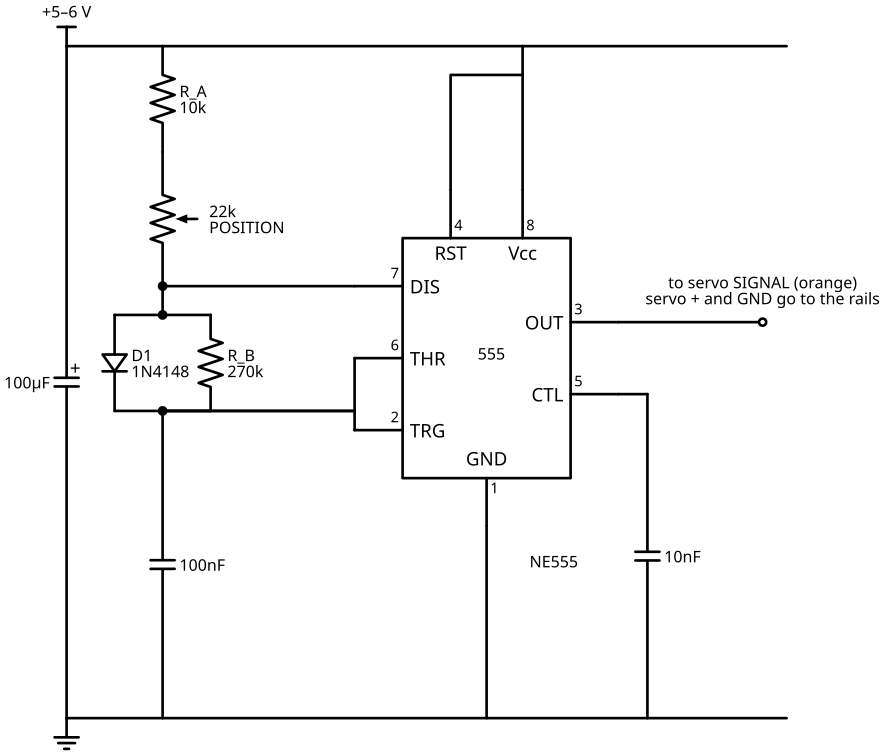

The Python source for this figure:
"""555 servo tester (Unit 10A). Run: python servo_tester.py -> servo_tester.svg"""
import schemdraw
import schemdraw.elements as elm

with schemdraw.Drawing(file="servo_tester.svg", show=False) as d:
    d.config(fontsize=12, unit=2.0)
    TOP, BOT = 9.0, -5.0
    ic = elm.Ic555().right().at((0, 0)).label("NE555", loc="bottom", ofst=(1.4, -0.6))
    x = ic.DIS[0] - 4.0
    elm.Line().at((x - 2.0, TOP)).right().tox(8)
    elm.Vdd().at((x - 2.0, TOP)).label("+5–6 V")
    elm.Line().at((x - 2.0, BOT)).right().tox(8)
    elm.Ground().at((x - 2.0, BOT))

    elm.Resistor().at((x, TOP)).down().length(2.2).label("R_A\n10k", loc="bottom")
    elm.Potentiometer().down().toy(ic.DIS[1]).label("22k\nPOSITION", loc="bottom")
    dis = elm.Dot()
    elm.Line().right().to(ic.DIS)
    # diode steering: charge through D1, discharge through R_B
    elm.Line().at(dis.center).down().length(0.6)
    j1 = elm.Dot()
    elm.Line().left().length(1.0)
    elm.Diode().down().label("D1\n1N4148", loc="bottom")
    j2a = elm.Line().right().length(1.0)
    j2 = elm.Dot()
    elm.Line().at(j1.center).right().length(1.0)
    elm.Resistor().down().toy(j2.center[1]).label("R_B\n270k", loc="bottom")
    elm.Line().left().to(j2.center)
    elm.Wire("-|").at(j2.center).to(ic.THR)
    elm.Wire("-|").at(j2.center).to(ic.TRG)
    elm.Capacitor().at(j2.center).down().toy(BOT).label("100nF", loc="bottom")
    elm.Line().at(ic.Vcc).up().toy(TOP)
    elm.Wire("|-").at(ic.RST).to((ic.Vcc[0], TOP - 0.6))
    elm.Line().at(ic.GND).down().toy(BOT)
    elm.Line().at(ic.CTL).right().length(0.6)
    elm.Capacitor().down().toy(BOT).label("10nF", loc="bottom")
    elm.Line().at(ic.OUT).right().tox(7.5)
    elm.Dot(open=True).label("to servo SIGNAL (orange)\nservo + and GND go to the rails", loc="top", ofst=(0, 0.2))
    elm.Capacitor(polar=True).at((x - 2.0, TOP)).down().toy(BOT).label("100µF", loc="top")
